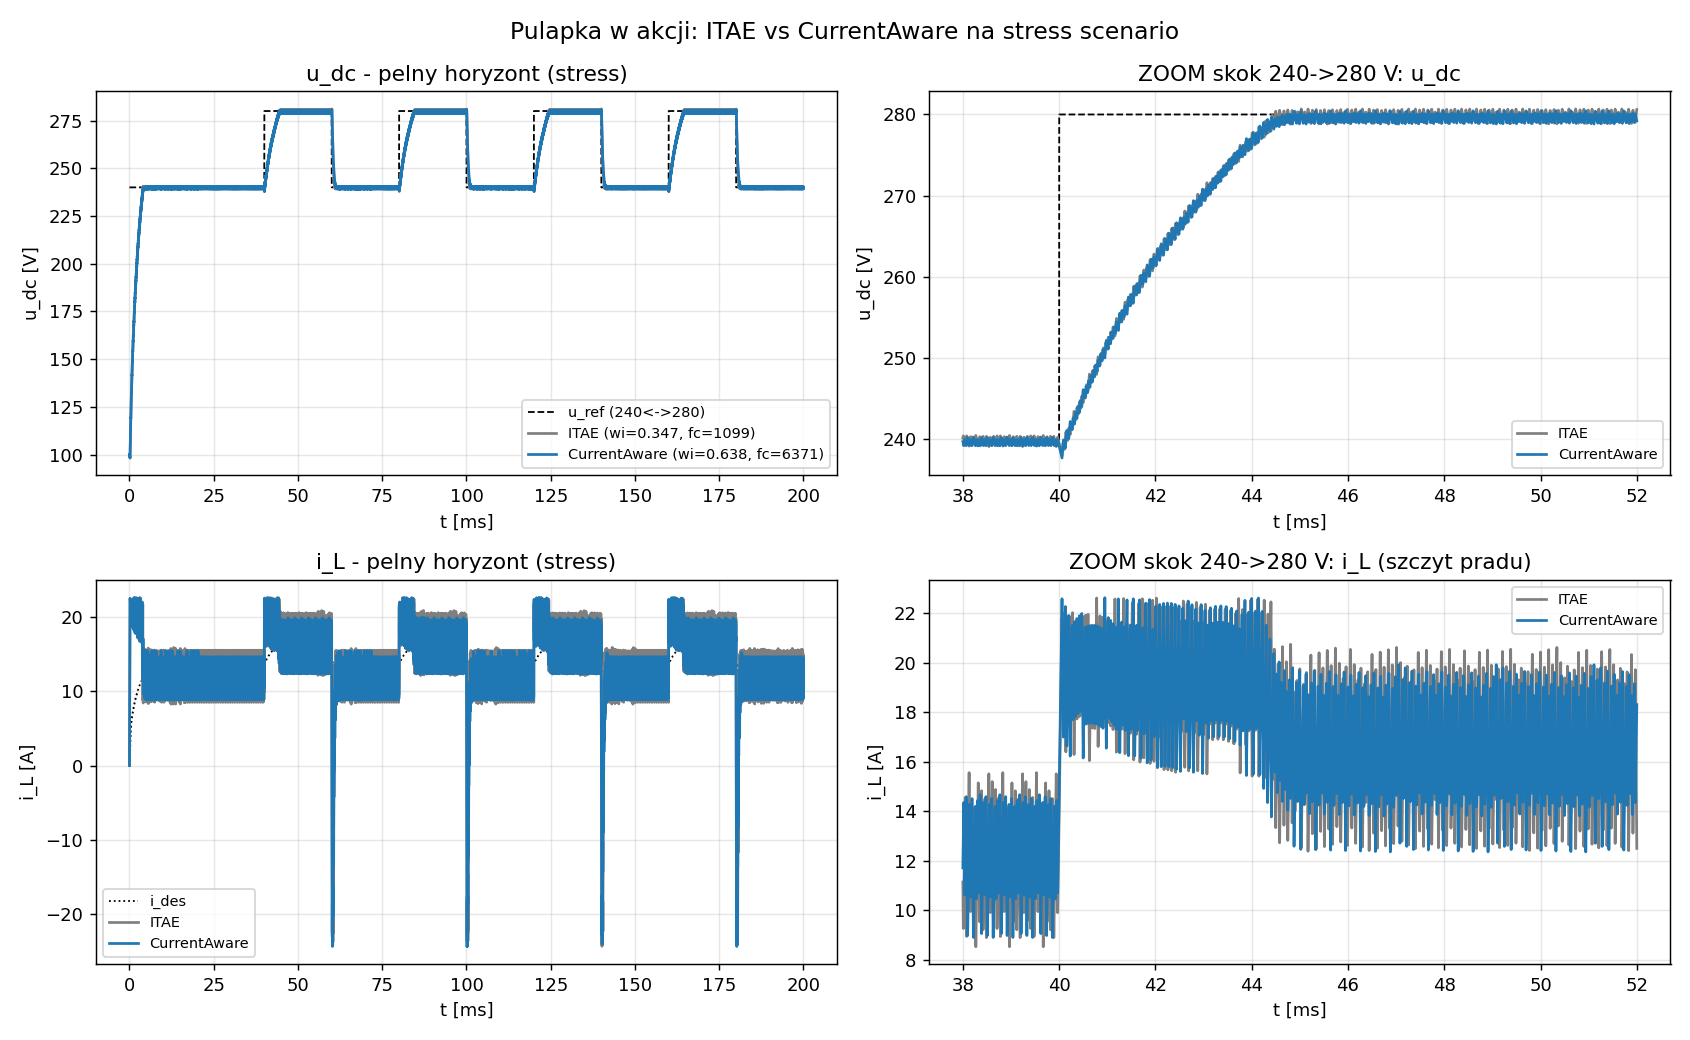

This figure's Python source:
"""Wykres demonstracji "pulapki" na STRESS scenario.

Wczytuje optima PSO (ITAE vs CurrentAware) z plikow .npz, resymuluje oba
sterowniki na stress scenario i rysuje:
  - gora: u_dc(t) obu sterownikow + schodkowa referencja (240<->280 V)
  - dol : i_L(t) obu sterownikow + i_des (zadany prad)
Zoom na pierwszy skok 240->280 V (t=40 ms) pokazuje, czy CurrentAware
narasta WOLNIEJ i z nizszym szczytem pradu - czyli czy pulapka dziala.
"""
from __future__ import annotations
from dataclasses import replace
import numpy as np
import matplotlib
matplotlib.use("Agg")
import matplotlib.pyplot as plt

from src.config import default_config
from src.simulator import Simulator
from optymalizacja.scenarios import stress_scenario, STRESS_T_END
from optymalizacja.pso import _build_u_ref_arr

SCN = stress_scenario()


def simulate(wi: float, fc: float):
    base = default_config()
    ctrl = replace(base.controller, wi=wi, fc_lpf=fc)
    cfg = replace(base, controller=ctrl, scenario=SCN, T_end=STRESS_T_END)
    return Simulator(cfg).run()


def load_opt(path: str):
    d = np.load(path)
    return float(d["wi_opt"]), float(d["fc_opt"]), float(d["gbest_F"])


def main() -> None:
    wi_i, fc_i, _ = load_opt("optymalizacja/pso_stress_itae.npz")
    wi_c, fc_c, _ = load_opt("optymalizacja/pso_stress_currentaware.npz")

    res_i = simulate(wi_i, fc_i)
    res_c = simulate(wi_c, fc_c)
    t = res_i["t"]
    u_ref = _build_u_ref_arr(t, default_config().controller.u_ref, SCN)

    fig, ax = plt.subplots(2, 2, figsize=(13, 8))

    # --- Pelny horyzont: napiecie ---
    ax[0, 0].plot(t * 1e3, u_ref, "k--", lw=1, label="u_ref (240<->280)")
    ax[0, 0].plot(t * 1e3, res_i["v_C"], "tab:gray",
                  label=f"ITAE (wi={wi_i:.3f}, fc={fc_i:.0f})")
    ax[0, 0].plot(t * 1e3, res_c["v_C"], "tab:blue",
                  label=f"CurrentAware (wi={wi_c:.3f}, fc={fc_c:.0f})")
    ax[0, 0].set_title("u_dc - pelny horyzont (stress)")
    ax[0, 0].set_xlabel("t [ms]"); ax[0, 0].set_ylabel("u_dc [V]")
    ax[0, 0].legend(fontsize=8); ax[0, 0].grid(alpha=0.3)

    # --- Pelny horyzont: prad ---
    ax[1, 0].plot(t * 1e3, res_i["i_des_phys"], "k:", lw=1, label="i_des")
    ax[1, 0].plot(t * 1e3, res_i["i_L"], "tab:gray", label="ITAE")
    ax[1, 0].plot(t * 1e3, res_c["i_L"], "tab:blue", label="CurrentAware")
    ax[1, 0].set_title("i_L - pelny horyzont (stress)")
    ax[1, 0].set_xlabel("t [ms]"); ax[1, 0].set_ylabel("i_L [A]")
    ax[1, 0].legend(fontsize=8); ax[1, 0].grid(alpha=0.3)

    # --- Zoom na pierwszy skok 240->280 (t=40 ms) ---
    z = (t >= 0.038) & (t <= 0.052)
    ax[0, 1].plot(t[z] * 1e3, u_ref[z], "k--", lw=1)
    ax[0, 1].plot(t[z] * 1e3, res_i["v_C"][z], "tab:gray", label="ITAE")
    ax[0, 1].plot(t[z] * 1e3, res_c["v_C"][z], "tab:blue", label="CurrentAware")
    ax[0, 1].set_title("ZOOM skok 240->280 V: u_dc")
    ax[0, 1].set_xlabel("t [ms]"); ax[0, 1].set_ylabel("u_dc [V]")
    ax[0, 1].legend(fontsize=8); ax[0, 1].grid(alpha=0.3)

    ax[1, 1].plot(t[z] * 1e3, res_i["i_L"][z], "tab:gray", label="ITAE")
    ax[1, 1].plot(t[z] * 1e3, res_c["i_L"][z], "tab:blue", label="CurrentAware")
    ax[1, 1].set_title("ZOOM skok 240->280 V: i_L (szczyt pradu)")
    ax[1, 1].set_xlabel("t [ms]"); ax[1, 1].set_ylabel("i_L [A]")
    ax[1, 1].legend(fontsize=8); ax[1, 1].grid(alpha=0.3)

    fig.suptitle("Pulapka w akcji: ITAE vs CurrentAware na stress scenario",
                 fontsize=13)
    fig.tight_layout()
    out = "porownanie_stress_pulapka.png"
    fig.savefig(out, dpi=130)
    print(f"Zapisano {out}")


if __name__ == "__main__":
    main()
